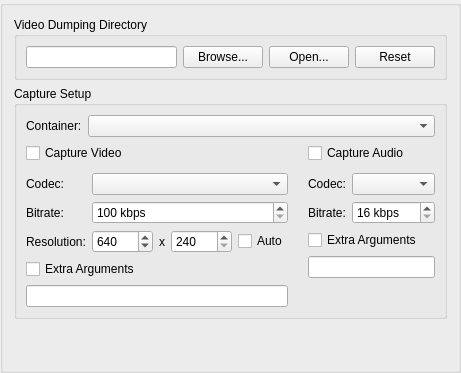
     <widget class="QGroupBox" name="recordingTab">
      <attribute name="title">
       <string>Recording</string>
      </attribute>
      <layout class="QVBoxLayout" name="verticalLayout_6">
       <item>
        <widget class="QGroupBox" name="videoDumpDirectory">
         <property name="title">
          <string>Video Dumping Directory</string>
         </property>
         <layout class="QVBoxLayout" name="verticalLayout_7">
          <item>
           <layout class="QHBoxLayout" name="horizontalLayout_8">
            <item>
             <widget class="QLineEdit" name="videoDumpingDirectory"/>
            </item>
            <item>
             <widget class="QPushButton" name="videoDumpingDirectoryBrowse">
              <property name="text">
               <string>Browse...</string>
              </property>
             </widget>
            </item>
            <item>
             <widget class="QPushButton" name="videoDumpingDirectoryOpen">
              <property name="text">
               <string>Open...</string>
              </property>
             </widget>
            </item>
            <item>
             <widget class="QPushButton" name="videoDumpingDirectoryReset">
              <property name="text">
               <string>Reset</string>
              </property>
             </widget>
            </item>
           </layout>
          </item>
         </layout>
        </widget>
       </item>
       <item>
        <widget class="QGroupBox" name="groupBox_2">
         <property name="title">
          <string>Capture Setup</string>
         </property>
         <layout class="QFormLayout" name="formLayout_3">
          <item row="0" column="0">
           <widget class="QLabel" name="captureContainerLabel">
            <property name="text">
             <string>Container:</string>
            </property>
           </widget>
          </item>
          <item row="0" column="1">
           <widget class="QComboBox" name="captureContainer"/>
          </item>
          <item row="1" column="0" colspan="2">
           <layout class="QGridLayout" name="gridLayout_10" columnstretch="1,1">
            <property name="horizontalSpacing">
             <number>20</number>
            </property>
            <property name="verticalSpacing">
             <number>10</number>
            </property>
            <item row="1" column="1">
             <widget class="QWidget" name="audioCaptureOptions" native="true">
              <layout class="QFormLayout" name="formLayout_10">
               <property name="leftMargin">
                <number>0</number>
               </property>
               <property name="topMargin">
                <number>0</number>
               </property>
               <property name="rightMargin">
                <number>0</number>
               </property>
               <property name="bottomMargin">
                <number>0</number>
               </property>
               <item row="0" column="0">
                <widget class="QLabel" name="audioCaptureCodecLabel">
                 <property name="text">
                  <string>Codec:</string>
                 </property>
                </widget>
               </item>
               <item row="0" column="1">
                <widget class="QComboBox" name="audioCaptureCodec"/>
               </item>
               <item row="1" column="0">
                <widget class="QLabel" name="audioCaptureBitrateLabel">
                 <property name="text">
                  <string>Bitrate:</string>
                 </property>
                </widget>
               </item>
               <item row="1" column="1">
                <widget class="QSpinBox" name="audioCaptureBitrate">
                 <property name="suffix">
                  <string> kbps</string>
                 </property>
                 <property name="minimum">
                  <number>16</number>
                 </property>
                 <property name="maximum">
                  <number>2048</number>
                 </property>
                 <property name="singleStep">
                  <number>1</number>
                 </property>
                </widget>
               </item>
               <item row="2" column="0" colspan="2">
                <widget class="QCheckBox" name="enableAudioCaptureArguments">
                 <property name="text">
                  <string>Extra Arguments</string>
                 </property>
                </widget>
               </item>
               <item row="3" column="0" colspan="2">
                <widget class="QLineEdit" name="audioCaptureArguments"/>
               </item>
              </layout>
             </widget>
            </item>
            <item row="0" column="1">
             <widget class="QCheckBox" name="enableAudioCapture">
              <property name="text">
               <string>Capture Audio</string>
              </property>
             </widget>
            </item>
            <item row="1" column="0">
             <widget class="QWidget" name="videoCaptureOptions" native="true">
              <layout class="QFormLayout" name="formLayout_6">
               <property name="leftMargin">
                <number>0</number>
               </property>
               <property name="topMargin">
                <number>0</number>
               </property>
               <property name="rightMargin">
                <number>0</number>
               </property>
               <property name="bottomMargin">
                <number>0</number>
               </property>
               <item row="0" column="0">
                <widget class="QLabel" name="videoCaptureCodecLabel">
                 <property name="text">
                  <string>Codec:</string>
                 </property>
                </widget>
               </item>
               <item row="0" column="1">
                <widget class="QComboBox" name="videoCaptureCodec"/>
               </item>
               <item row="1" column="0">
                <widget class="QLabel" name="videoCaptureBitrateLabel">
                 <property name="text">
                  <string>Bitrate:</string>
                 </property>
                </widget>
               </item>
               <item row="1" column="1">
                <widget class="QSpinBox" name="videoCaptureBitrate">
                 <property name="suffix">
                  <string> kbps</string>
                 </property>
                 <property name="minimum">
                  <number>100</number>
                 </property>
                 <property name="maximum">
                  <number>100000</number>
                 </property>
                 <property name="singleStep">
                  <number>100</number>
                 </property>
                </widget>
               </item>
               <item row="2" column="0">
                <widget class="QLabel" name="videoCaptureResolutionLabel">
                 <property name="text">
                  <string>Resolution:</string>
                 </property>
                </widget>
               </item>
               <item row="2" column="1">
                <layout class="QHBoxLayout" name="horizontalLayout_10" stretch="1,0,1,0">
                 <item>
                  <widget class="QSpinBox" name="videoCaptureWidth">
                   <property name="minimum">
                    <number>320</number>
                   </property>
                   <property name="maximum">
                    <number>32768</number>
                   </property>
                   <property name="singleStep">
                    <number>16</number>
                   </property>
                   <property name="value">
                    <number>640</number>
                   </property>
                  </widget>
                 </item>
                 <item>
                  <widget class="QLabel" name="label_46">
                   <property name="text">
                    <string>x</string>
                   </property>
                  </widget>
                 </item>
                 <item>
                  <widget class="QSpinBox" name="videoCaptureHeight">
                   <property name="minimum">
                    <number>240</number>
                   </property>
                   <property name="maximum">
                    <number>32768</number>
                   </property>
                   <property name="singleStep">
                    <number>16</number>
                   </property>
                   <property name="value">
                    <number>240</number>
                   </property>
                  </widget>
                 </item>
                 <item>
                  <widget class="QCheckBox" name="videoCaptureResolutionAuto">
                   <property name="text">
                    <string>Auto</string>
                   </property>
                  </widget>
                 </item>
                </layout>
               </item>
               <item row="3" column="0" colspan="2">
                <widget class="QCheckBox" name="enableVideoCaptureArguments">
                 <property name="text">
                  <string>Extra Arguments</string>
                 </property>
                </widget>
               </item>
               <item row="4" column="0" colspan="2">
                <widget class="QLineEdit" name="videoCaptureArguments"/>
               </item>
              </layout>
             </widget>
            </item>
            <item row="0" column="0">
             <widget class="QCheckBox" name="enableVideoCapture">
              <property name="text">
               <string>Capture Video</string>
              </property>
             </widget>
            </item>
           </layout>
          </item>
         </layout>
        </widget>
       </item>
       <item>
        <spacer name="verticalSpacer_6">
         <property name="orientation">
          <enum>Qt::Vertical</enum>
         </property>
         <property name="sizeHint" stdset="0">
          <size>
           <width>20</width>
           <height>40</height>
          </size>
         </property>
        </spacer>
       </item>
      </layout>
     </widget>
